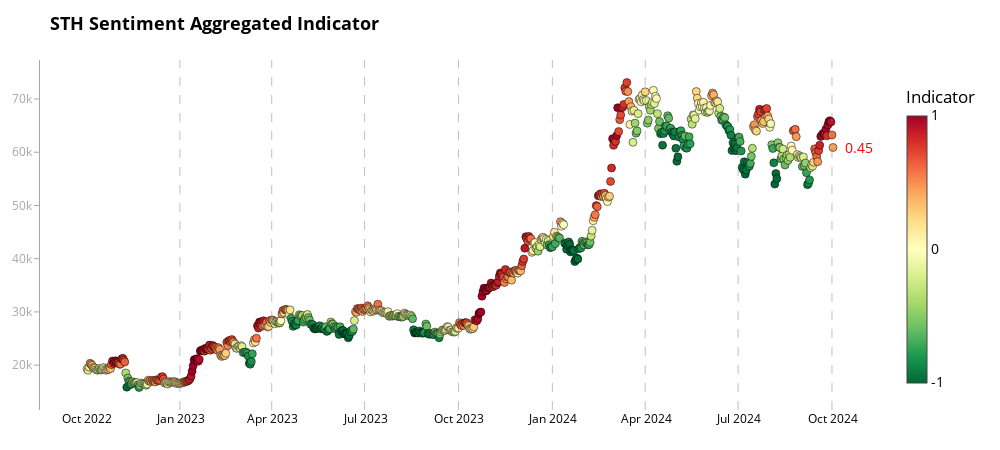

Here is the notebook cell this chart was saved with:
### Code cell
# Example usage
fig2 = chart_aggregate(merged_df, 'aggregate_indicator_equalweight', 'price_usd_close', "STH Sentiment Aggregated Indicator")
fig2.show()
pio.write_html(fig2, file=f'bitcoin_analysis_sth_aggr_last_2year.html')
print("All charts have been displayed and saved as separate HTML files.")

### Figure 1 — Plotly figure (JSON) as saved in the notebook; plotly's stock layout.template omitted (floating-point values rounded to 4 significant figures; data arrays with more than 128 entries replaced by an {"elided": "..."} marker saying what was removed)
{"data": [{"hoverinfo": "text", "marker": {"cmax": 1, "cmin": -1, "color": {"elided": "732 float values"}, "colorbar": {"len": 0.9, "lenmode": "fraction", "thickness": 20, "ticktext": ["-1", "0", "1"], "tickvals": [-1, 0, 1], "title": {"text": "Indicator"}, "x": 1.02, "xpad": 10}, "colorscale": [[0.0, "rgb(0,104,55)"], [0.1, "rgb(26,152,80)"], [0.2, "rgb(102,189,99)"], [0.3, "rgb(166,217,106)"], [0.4, "rgb(217,239,139)"], [0.5, "rgb(255,255,191)"], [0.6, "rgb(254,224,139)"], [0.7, "rgb(253,174,97)"], [0.8, "rgb(244,109,67)"], [0.9, "rgb(215,48,39)"], [1.0, "rgb(165,0,38)"]], "line": {"color": "black", "width": 0.5}, "size": 8}, "mode": "markers", "text": {"elided": "732 str values"}, "x": {"elided": "732 str values"}, "y": {"elided": "732 float values"}, "type": "scatter"}], "layout": {"shapes": [{"line": {"color": "rgba(128, 128, 128, 0.7)", "dash": "dash", "width": 1}, "opacity": 0.7, "type": "line", "x0": "2022-12-31T00:00:00", "x1": "2022-12-31T00:00:00", "xref": "x", "y0": 0, "y1": 1, "yref": "y domain"}, {"line": {"color": "rgba(128, 128, 128, 0.7)", "dash": "dash", "width": 1}, "opacity": 0.7, "type": "line", "x0": "2023-03-31T00:00:00", "x1": "2023-03-31T00:00:00", "xref": "x", "y0": 0, "y1": 1, "yref": "y domain"}, {"line": {"color": "rgba(128, 128, 128, 0.7)", "dash": "dash", "width": 1}, "opacity": 0.7, "type": "line", "x0": "2023-06-30T00:00:00", "x1": "2023-06-30T00:00:00", "xref": "x", "y0": 0, "y1": 1, "yref": "y domain"}, {"line": {"color": "rgba(128, 128, 128, 0.7)", "dash": "dash", "width": 1}, "opacity": 0.7, "type": "line", "x0": "2023-09-30T00:00:00", "x1": "2023-09-30T00:00:00", "xref": "x", "y0": 0, "y1": 1, "yref": "y domain"}, {"line": {"color": "rgba(128, 128, 128, 0.7)", "dash": "dash", "width": 1}, "opacity": 0.7, "type": "line", "x0": "2023-12-31T00:00:00", "x1": "2023-12-31T00:00:00", "xref": "x", "y0": 0, "y1": 1, "yref": "y domain"}, {"line": {"color": "rgba(128, 128, 128, 0.7)", "dash": "dash", "width": 1}, "opacity": 0.7, "type": "line", "x0": "2024-03-31T00:00:00", "x1": "2024-03-31T00:00:00", "xref": "x", "y0": 0, "y1": 1, "yref": "y domain"}, {"line": {"color": "rgba(128, 128, 128, 0.7)", "dash": "dash", "width": 1}, "opacity": 0.7, "type": "line", "x0": "2024-06-30T00:00:00", "x1": "2024-06-30T00:00:00", "xref": "x", "y0": 0, "y1": 1, "yref": "y domain"}, {"line": {"color": "rgba(128, 128, 128, 0.7)", "dash": "dash", "width": 1}, "opacity": 0.7, "type": "line", "x0": "2024-09-30T00:00:00", "x1": "2024-09-30T00:00:00", "xref": "x", "y0": 0, "y1": 1, "yref": "y domain"}], "annotations": [{"align": "left", "font": {"color": "red", "size": 14}, "showarrow": false, "text": "0.45", "x": "2024-10-01T00:00:00", "xanchor": "left", "xshift": 10, "y": 60900.0, "yanchor": "middle"}], "title": {"font": {"color": "black", "size": 18, "weight": "bold"}, "text": "STH Sentiment Aggregated Indicator"}, "font": {"color": "black", "size": 14}, "margin": {"l": 40, "r": 120, "t": 60, "b": 40}, "showlegend": false, "hovermode": "closest", "plot_bgcolor": "white", "paper_bgcolor": "white", "width": 1000, "height": 450, "xaxis": {"tickfont": {"color": "black", "size": 12}, "showgrid": false, "zeroline": false, "dtick": "M3", "tickformat": "%b %Y", "showline": false, "mirror": false}, "yaxis": {"tickfont": {"color": "rgba(128, 128, 128, 0.7)", "size": 12}, "showgrid": false, "zeroline": false, "showline": true, "linewidth": 1, "linecolor": "rgba(128, 128, 128, 0.7)", "mirror": false, "ticks": "outside", "ticklen": 5, "tickcolor": "rgba(128, 128, 128, 0.7)"}}}
